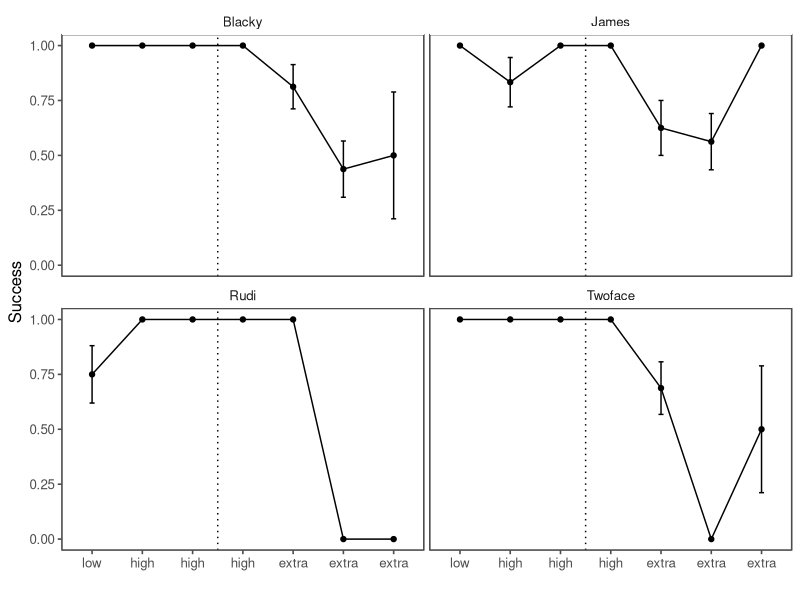
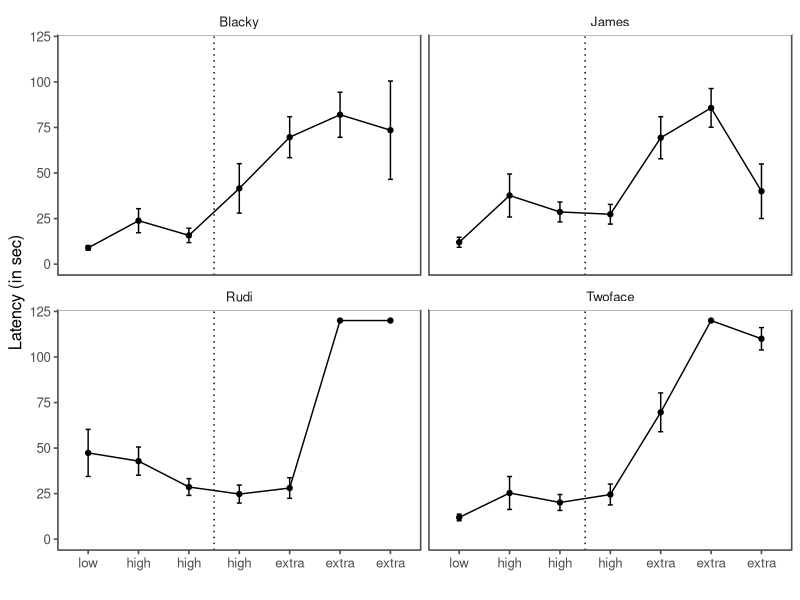
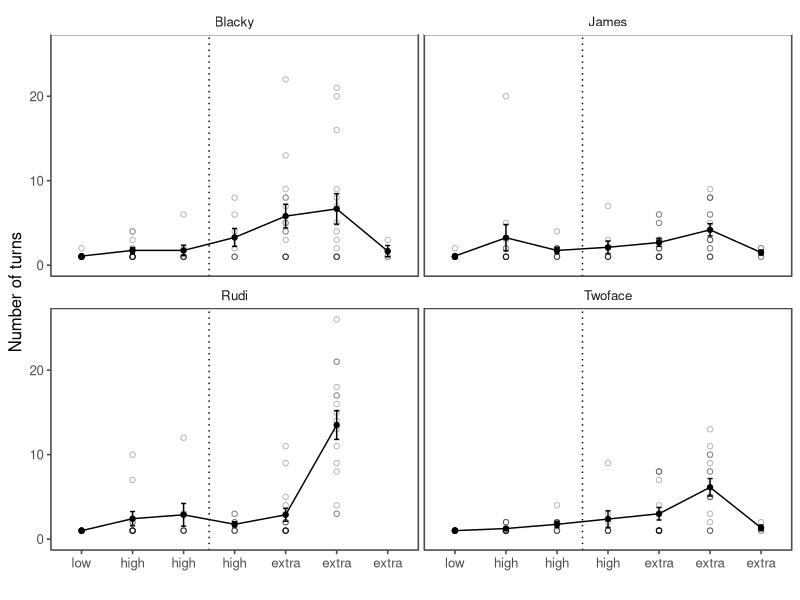
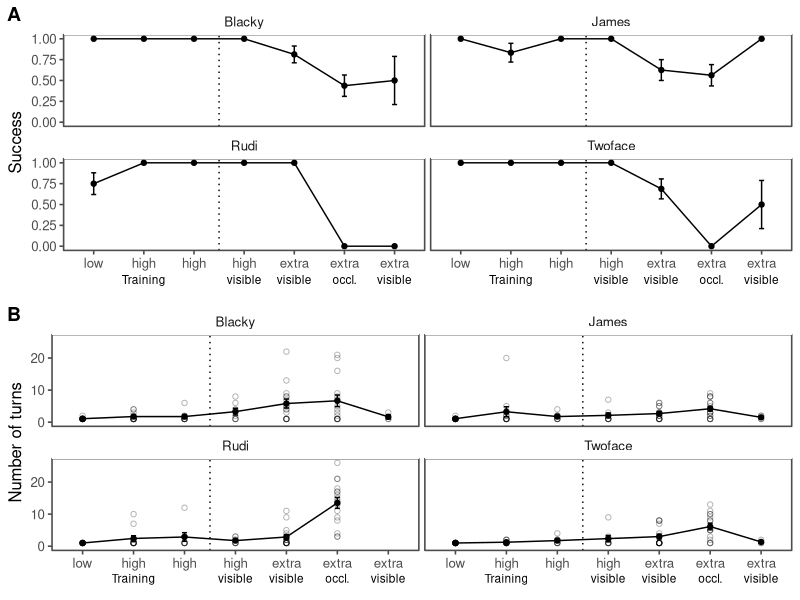
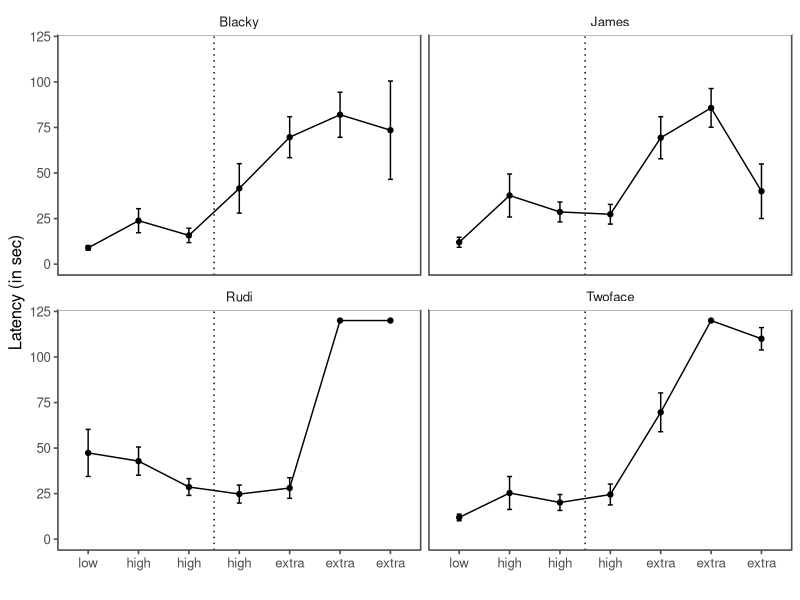
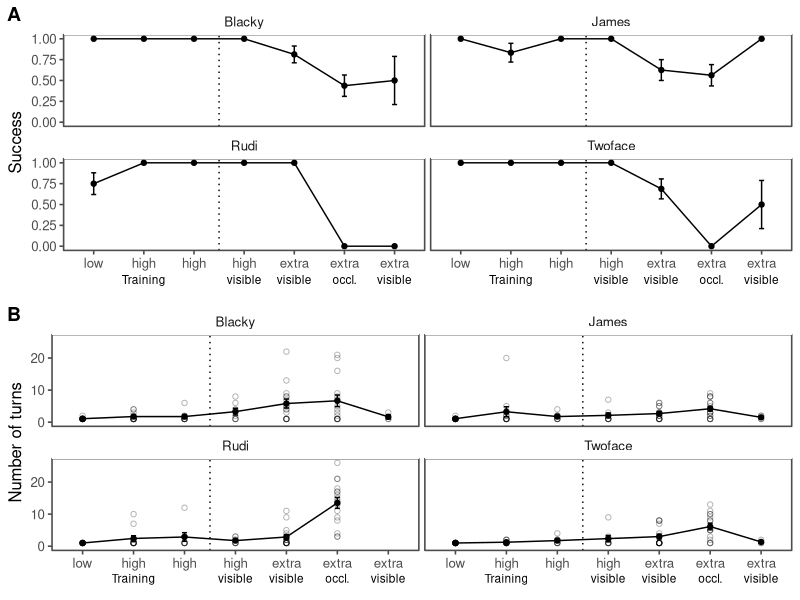

Recreate these plots in R, in order.
## ---- chunk 1
knitr::opts_chunk$set(echo = TRUE)
library(tidyverse)
library(ggthemes)
## ---- chunk 2
all.data <- read.table(file = "./data/WOOF_data 2016.txt", header = T, sep = "\t")

str(all.data)

agg.data<-all.data%>%
  group_by(Subject, Phase, Condition, con2, food_level)%>%
  summarise(latency=mean(Latency), success=mean(Success), se.latency=sd(Latency)/sqrt(length(Latency)), count.length=length(Latency),  se.success=sd(Success)/sqrt(length(Success)), count.success=length(Success))

turn.data<-all.data%>%
  filter(Number_of_turns>0)

agg.data.turn<-all.data%>%
  filter(Number_of_turns>0)%>%
  group_by(Subject, Phase, Condition, con2, food_level)%>%
  summarise(turns=mean(Number_of_turns), min.turns=min(Number_of_turns), max.turns=max(Number_of_turns), se.turns=sd(Number_of_turns)/sqrt(length(Number_of_turns)), count=length(Number_of_turns))

agg.data.turns2<-agg.data.turn%>%
  group_by(Phase, Condition, con2, food_level)%>%
  summarise(turns=mean(turns))

agg.data2<-agg.data%>%
  group_by(con2, food_level)%>%
  summarise(success=mean(success))
## ---- chunk 3
success.plot<- ggplot(data=agg.data, aes(x=as.factor(Phase), y=success))+
  geom_line(aes(x=Phase, y=success))+
  geom_point()+
  geom_errorbar(aes(ymin=(success-se.success), ymax=(success+se.success)), width=0.1)+
  labs(
    y = "Success",
    x = "")+
  geom_vline(xintercept = 3.5, lty=3)+
  facet_wrap(~Subject)+
  theme_few()+
  scale_x_discrete(breaks=c("1","2","3","4","5","6", "7"), labels=c("low", "high", "high", "high", "extra", "extra", "extra"))+
  coord_cartesian(ylim = c(0, 1),  clip = "off")+
annotate(geom = "text", x = 2, y = -0.4, label = "Training", size = 3)+
  annotate(geom = "text", x = 4, y = -0.4, label = "visible", size = 3)+
  annotate(geom = "text", x = 5, y = -0.4, label = "visible", size = 3)+
  annotate(geom = "text", x = 6, y = -0.4, label = "occl.", size = 3)+
  annotate(geom = "text", x = 7, y = -0.4, label = "visible", size = 3)+
  theme(panel.spacing = unit(0.3, "lines"))


success.plot

## ---- chunk 4
latency.plot<- ggplot(data=agg.data, aes(x=as.factor(Phase), y=latency))+
  geom_line(aes(x=Phase, y=latency))+
  geom_point()+
  geom_errorbar(aes(ymin=(latency-se.latency), ymax=(latency+se.latency)), width=0.1)+
  labs(
    y = "Latency (in sec)",
    x = "")+
  geom_vline(xintercept = 3.5, lty=3)+
  facet_wrap(~Subject)+
  theme_few()+
  scale_x_discrete(breaks=c("1","2","3","4","5","6", "7"), labels=c("low", "high", "high", "high", "extra", "extra", "extra"))+
  coord_cartesian(ylim = c(0, 120),  clip = "off")+
annotate(geom = "text", x = 2, y = -44, label = "Training", size = 3)+
  annotate(geom = "text", x = 4, y = -44, label = "visible", size = 3)+
  annotate(geom = "text", x = 5, y = -44, label = "visible", size = 3)+
  annotate(geom = "text", x = 6, y = -44, label = "occl.", size = 3)+
  annotate(geom = "text", x = 7, y = -44, label = "visible", size = 3)


latency.plot

ggsave(latency.plot, filename = "graphics/Exp2_WOOF_plot_individual_latencies.png", height = 4, width = 7, scale=0.8)

## ---- chunk 5
turns.plot<- ggplot(data=agg.data.turn, aes(x=as.factor(Phase), y=turns))+
  geom_line(aes(x=Phase, y=turns))+
  geom_point()+
  geom_point(data=turn.data, aes( x=Phase, y=Number_of_turns ), pch=1, alpha=0.3)+
  geom_errorbar(aes(ymin=(turns-se.turns), ymax=(turns+se.turns)), width=0.1)+
  labs(
    y = "Number of turns",
    x = "")+
  geom_vline(xintercept = 3.5, lty=3)+
  facet_wrap(~Subject)+
  theme_few()+
  scale_x_discrete(breaks=c("1","2","3","4","5","6", "7"), labels=c("low", "high", "high", "high", "extra", "extra", "extra"))+
  coord_cartesian(ylim = c(0, 26),  clip = "off")+
annotate(geom = "text", x = 2, y = -10, label = "Training", size = 3)+
  annotate(geom = "text", x = 4, y = -10, label = "visible", size = 3)+
  annotate(geom = "text", x = 5, y = -10, label = "visible", size = 3)+
  annotate(geom = "text", x = 6, y = -10, label = "occl.", size = 3)+
  annotate(geom = "text", x = 7, y = -10, label = "visible", size = 3)+
  theme(panel.spacing = unit(0.3, "lines"))


turns.plot

## ---- chunk 6
library(cowplot)

pg<-plot_grid(success.plot, turns.plot, ncol=1, labels = c("A", "B"))
pg

ggsave(pg, filename = "graphics/Exp2_WOOF_plot_individual.png", height = 7, width = 7, scale=0.8)
